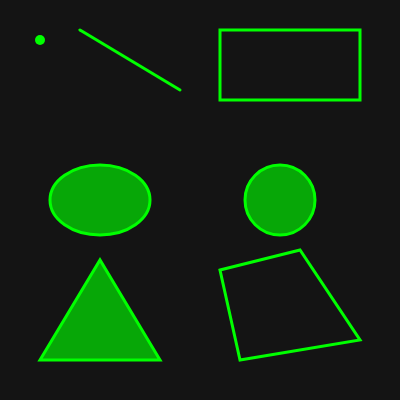
Frame 1 (no input)
Frame 2 (the mouse pressed at the canvas centre, redrawn once): identical to frame 1, image omitted

The p5.js sketch that drew this single still picture (run headless with seeded random() and noise() and a simulated clock; the mouse was pressed at the canvas centre and the sketch redrawn once):

// p5.js sketch
// ── sketch.js
// 2B şekiller — cheat sheet
function setup() {
  createCanvas(400, 400)
  noLoop()
}

function draw() {
  background(20)
  stroke(0, 255, 0)
  fill(0, 255, 0, 160)

  strokeWeight(10)
  point(40, 40)

  strokeWeight(3)
  line(80, 30, 180, 90)

  noFill()
  rect(220, 30, 140, 70)

  fill(0, 255, 0, 160)
  ellipse(100, 200, 100, 70)

  circle(280, 200, 70)

  triangle(40, 360, 100, 260, 160, 360)

  noFill()
  beginShape()
  vertex(220, 270)
  vertex(300, 250)
  vertex(360, 340)
  vertex(240, 360)
  endShape(CLOSE)
}
